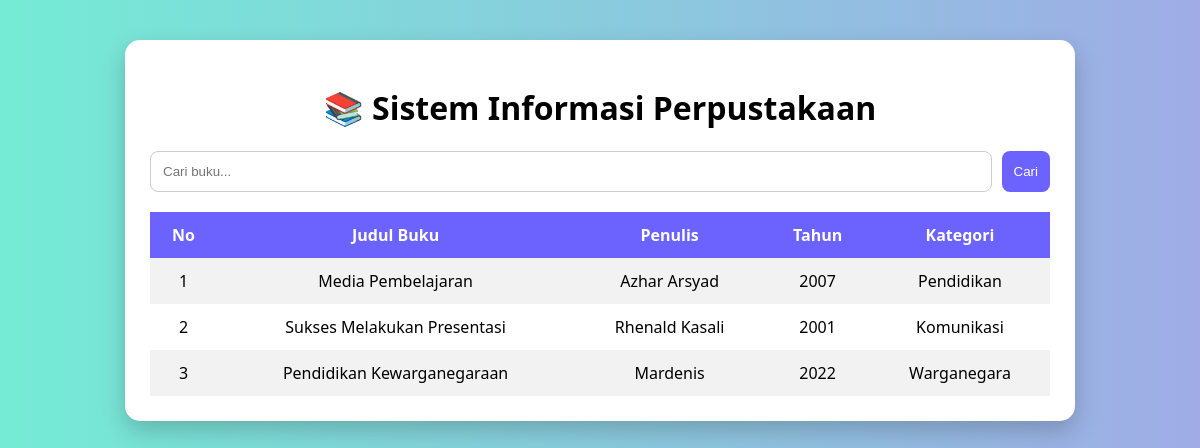
The page / on the database its author committed.
### tables this page shows
CREATE TABLE data_buku (
kode_buku INT AUTO_INCREMENT PRIMARY KEY,
judul_buku VARCHAR(255),
penulis VARCHAR(255),
tahun INT,
kategori VARCHAR(100)
);

### index.php (the view, shortened to what this page needs)
<?php
include "koneksi.php";
$query = mysqli_query($conn, "SELECT * FROM data_buku");
?>
<!DOCTYPE html>
<html lang="id">
<head>
</head>
<body>
<div class="container">
<h1>📚 Sistem Informasi Perpustakaan</h1>
<div class="wadah-pencarian">
    <input type="text" id="searchInput" placeholder="Cari buku...">
    <button onclick="cariBuku()">Cari</button>
</div>
<table id="tabelBuku">
<tr>
    <th>No</th>
    <th>Judul Buku</th>
    <th>Penulis</th>
    <th>Tahun</th>
    <th>Kategori</th>
</tr>
<?php
$no = 1;
while ($row = mysqli_fetch_assoc($query)) {
?>
<tr>
    <td><?= $no++; ?></td>
    <td><?= $row['judul_buku']; ?></td>
    <td><?= $row['penulis']; ?></td>
    <td><?= $row['tahun']; ?></td>
    <td><?= $row['kategori']; ?></td>
</tr>
<?php } ?>
</table>
</div>
</body>
</html>

### index.php (style rules this page uses)
body { font-family: 'Segoe UI', Tahoma, sans-serif; background: linear-gradient(to right, #74ebd5, #9face6); margin: 0; }
.container { max-width: 900px; margin: 40px auto; background: white; padding: 25px; border-radius: 15px; box-shadow: 0 10px 25px rgba(0,0,0,0.2); }
h1 { text-align: center; }
.wadah-pencarian { display: flex; margin-bottom: 20px; gap: 10px; }
input { flex-grow: 1; padding: 12px; border-radius: 8px; border: 1px solid #ccc; }
button { padding: 12px; border: none; border-radius: 8px; background: #6c63ff; color: white; cursor: pointer; }
table { width: 100%; border-collapse: collapse; }
th { background: #6c63ff; color: white; padding: 12px; }
td { padding: 12px; text-align: center; }
tr:nth-child(even) { background: #f2f2f2; }

### rows shown on the page
data_buku: judul_buku "Media Pembelajaran", penulis "Azhar Arsyad", tahun "2007", kategori "Pendidikan"
data_buku: judul_buku "Sukses Melakukan Presentasi", penulis "Rhenald Kasali", tahun "2001", kategori "Komunikasi"
data_buku: judul_buku "Pendidikan Kewarganegaraan", penulis "Mardenis", tahun "2022", kategori "Warganegara"
